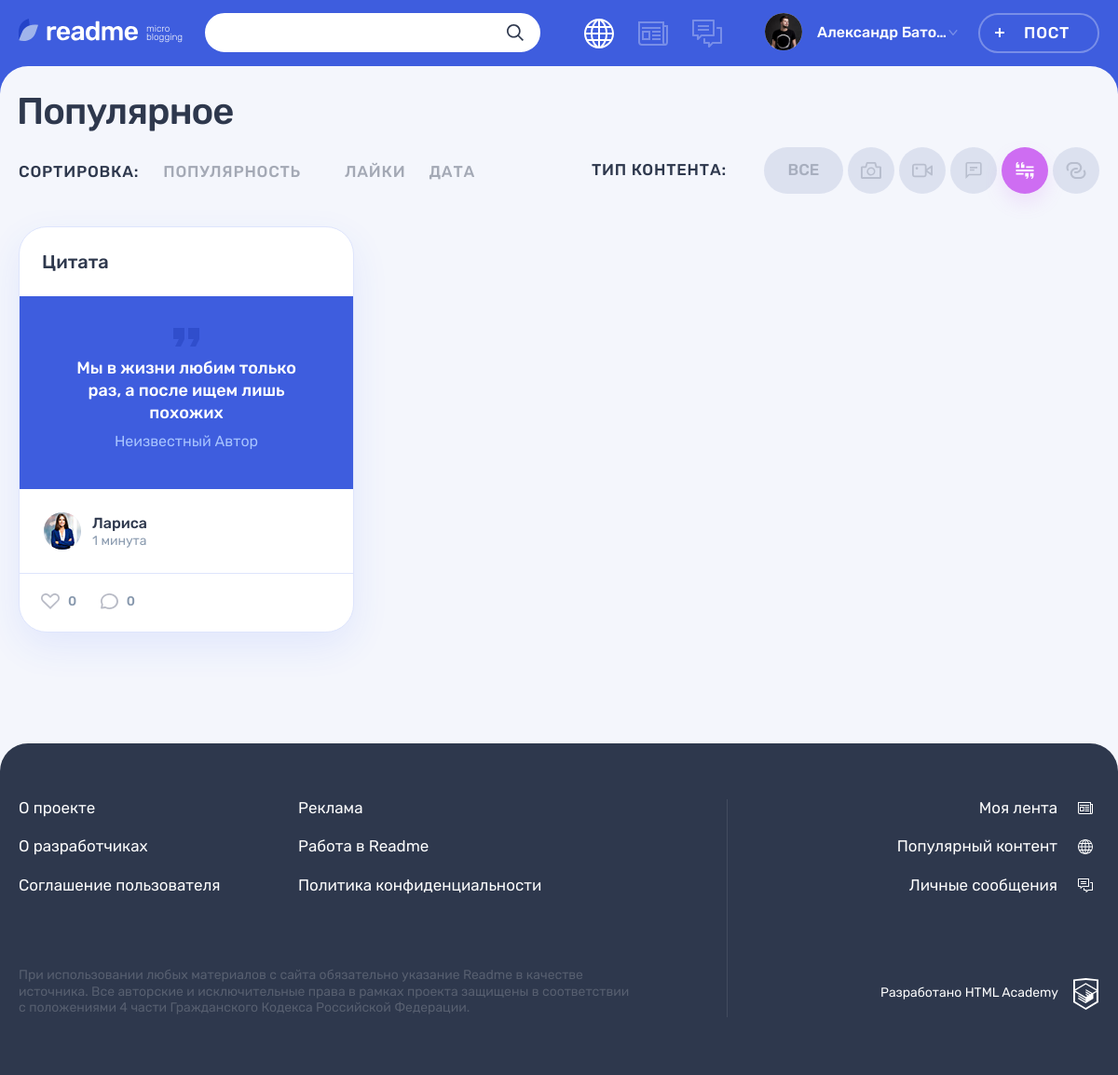
The page /index.php?content-type=4 on the database its author committed.
### tables this page shows
CREATE TABLE IF NOT EXISTS content_types (
  id BIGINT AUTO_INCREMENT PRIMARY KEY,
  content_type_name TINYTEXT,
  content_type_class TINYTEXT
);

CREATE TABLE IF NOT EXISTS posts (
  id BIGINT AUTO_INCREMENT PRIMARY KEY,
  post_datetime DATETIME DEFAULT CURRENT_TIMESTAMP,
  post_title TINYTEXT,
  post_content LONGTEXT,
  post_cite_author TINYTEXT,
  post_featured_image TINYTEXT,
  post_featured_video TINYTEXT,
  post_source_link TINYTEXT,
  post_views_count BIGINT DEFAULT 0,
  post_author_id BIGINT NOT NULL,
  post_type_id BIGINT,
  post_tags_list TINYTEXT
);

CREATE TABLE IF NOT EXISTS users (
  id BIGINT AUTO_INCREMENT PRIMARY KEY,
  user_email VARCHAR(255) NOT NULL UNIQUE,
  user_login TINYTEXT,
  user_password TINYTEXT,
  user_avatar TINYTEXT
);

### helpers.php (called while the page is built, shortened)
<?php
function get_noun_plural_form(int $number, string $one, string $two, string $many): string
{
    $number = (int)$number;
    $mod10 = $number % 10;
    $mod100 = $number % 100;
    switch (true) {
        case ($mod10 === 1):
            return $one;
    }
}
function include_template($name, array $data = [])
{
    $name = 'templates/' . $name;
    extract($data);
    require $name;
    $result = ob_get_clean();
    return $result;
}
function generate_random_date($index)
{
    $deltas = [['minutes' => 59], ['hours' => 23], ['days' => 6], ['weeks' => 4], ['months' => 11]];
    $dcnt = count($deltas);
    $delta = $deltas[$index];
    $timeval = rand(1, current($delta));
    $timename = key($delta);
    $ts = strtotime("$timeval $timename ago");
    $dt = date('Y-m-d H:i:s', $ts);
    return $dt;
}

### init.php (called while the page is built, shortened)
<?php
$content_types = [];

### templates/main.php (the view, shortened to what this page needs)
<?php
$is_sorting_by_post_views_count_selected = isset($_GET['sorting_criteria']) && $_GET['sorting_criteria'] === 'post_views_count';
$is_sorting_by_likes_selected = isset($_GET['sorting_criteria']) && $_GET['sorting_criteria'] === 'likes';
$is_sorting_by_date_selected = isset($_GET['sorting_criteria']) && $_GET['sorting_criteria'] === 'post_datetime';
$sorting_direction_selected = filter_input(INPUT_GET, 'sorting_direction') ?? 'DESC';
?>
<div class="container">
    <h1 class="page__title page__title--popular">Популярное</h1>
</div>
<div class="popular container">
    <div class="popular__filters-wrapper">
        <div class="popular__sorting sorting">
            <b class="popular__sorting-caption sorting__caption">Сортировка:</b>
            <ul class="popular__sorting-list sorting__list">
                <li class="sorting__item sorting__item--popular">
                    <a class="sorting__link<?= $is_sorting_by_post_views_count_selected ? ' sorting__link--active' : '' ?><?= $sorting_direction_selected === 'ASC' ? ' sorting__link--reverse' : '' ?>" href="index.php?sorting_criteria=post_views_count&sorting_direction=<?= $sorting_direction_selected === 'ASC' ? 'DESC' : 'ASC' ?>">
                        <span>Популярность</span>
                    </a>
                </li>
                <li class="sorting__item">
                    <a class="sorting__link<?= $is_sorting_by_likes_selected ? ' sorting__link--active' : '' ?><?= $sorting_direction_selected === 'ASC' ? ' sorting__link--reverse' : '' ?>" href="index.php?sorting_criteria=likes&sorting_direction=<?= $sorting_direction_selected === 'ASC' ? 'DESC' : 'ASC' ?>">
                        <span>Лайки</span>
                    </a>
                </li>
                <li class="sorting__item">
                    <a class="sorting__link<?= $is_sorting_by_date_selected ? ' sorting__link--active' : '' ?><?= $sorting_direction_selected === 'ASC' ? ' sorting__link--reverse' : '' ?>" href="index.php?sorting_criteria=post_datetime&sorting_direction=<?= $sorting_direction_selected === 'ASC' ? 'DESC' : 'ASC' ?>">
                        <span>Дата</span>
                    </a>
                </li>
            </ul>
        </div>
        <div class="popular__filters filters">
            <b class="popular__filters-caption filters__caption">Тип контента:</b>
            <ul class="popular__filters-list filters__list">
                <li class="popular__filters-item popular__filters-item--all filters__item filters__item--all">
                    <a class="
                       filters__button
                       filters__button--ellipse
                       filters__button--all
                       <?= $content_type_id_selected == 0 ? "filters__button--active" : "" ?>"
                       href="index.php?content-type=0">
                        <span>Все</span>
                    </a>
                </li>
                <?php foreach ($content_types as $content_type_key => $content_type) { ?>
                    <li class="popular__filters-item filters__item">
                        <a
                            class=
                            "filters__button filters__button--<?= $content_type['content_type_class'] ?>
                            <?= $content_type['id'] == $content_type_id_selected ? "filters__button--active " : "" ?>
                            button"
                            href="index.php?content-type=<?= $content_type['id'] ?>">
                                <svg class="filters__icon" width="22" height="18">
                                    <use xlink:href="#icon-filter-<?= $content_type['content_type_class'] ?>"></use>
                                </svg>
                        </a>
                    </li>
                <?php } ?>
            </ul>
        </div>
    </div>
    <div class="popular__posts">
        <?php foreach ($posts as $post_key => $post) { ?>
            <article class="popular__post post <?= "post-" . $post['content_type_class'] ?>">
                <header class="post__header">
                    <h2>
                        <a href="post.php?post_id=<?= $post['id'] ?>">
                            <?= esc($post['post_title']) ?>
                        </a>
                    </h2>
                </header>
                <div class="post__main">
                    <?php if ($post['content_type_class'] === 'quote') { ?>
                        <blockquote>
                            <p>
                                <?= esc($post['post_content']) ?>
                            </p>
                            <cite>Неизвестный Автор</cite>
                        </blockquote>
                    <?php } elseif ($post['content_type_class'] === 'text') { ?>
                        <?= check_content_length($post['post_content']) ?>
                    <?php } ?>
                </div>
                <footer class="post__footer">
                    <div class="post__author">
                        <a class="post__author-link" href="#" title="Автор">
                            <div class="post__avatar-wrapper">
                                <img class="post__author-avatar" src="img/<?= $post['user_avatar'] ?>"
                                     alt="Аватар пользователя">
                            </div>
                            <div class="post__info">
                                <b class="post__author-name">
                                    <?= esc($post['user_login']) ?>
                                </b>
                                <time
                                    class="post__time"
                                    datetime="<?= $random_date = generate_random_date($post_key) ?>"
                                    title="<?= get_formatted_date($random_date) ?>"
                                >
                                    <?= get_human_time_diff($random_date) ?>
                                </time>
                            </div>
                        </a>
                    </div>
                    <div class="post__indicators">
                        <div class="post__buttons">
                            <a class="post__indicator post__indicator--likes button" href="#" title="Лайк">
                                <svg class="post__indicator-icon" width="20" height="17">
                                    <use xlink:href="#icon-heart"></use>
                                </svg>
                                <span>0</span>
                            </a>
                            <a class="post__indicator post__indicator--comments button" href="#" title="Комментарии">
                                <svg class="post__indicator-icon" width="19" height="17">
                                    <use xlink:href="#icon-comment"></use>
                                </svg>
                                <span>0</span>
                            </a>
                        </div>
                    </div>
                </footer>
            </article>
        <?php } ?>
    </div>
</div>

### rows shown on the page
posts: post_title "Цитата", post_content "Мы в жизни любим только раз, а после ищем лишь похожих", users.user_avatar (picture), users.user_login "Лариса", random_date "1 минута"

### other values the page prints
$user_name "Александр Бато…"
